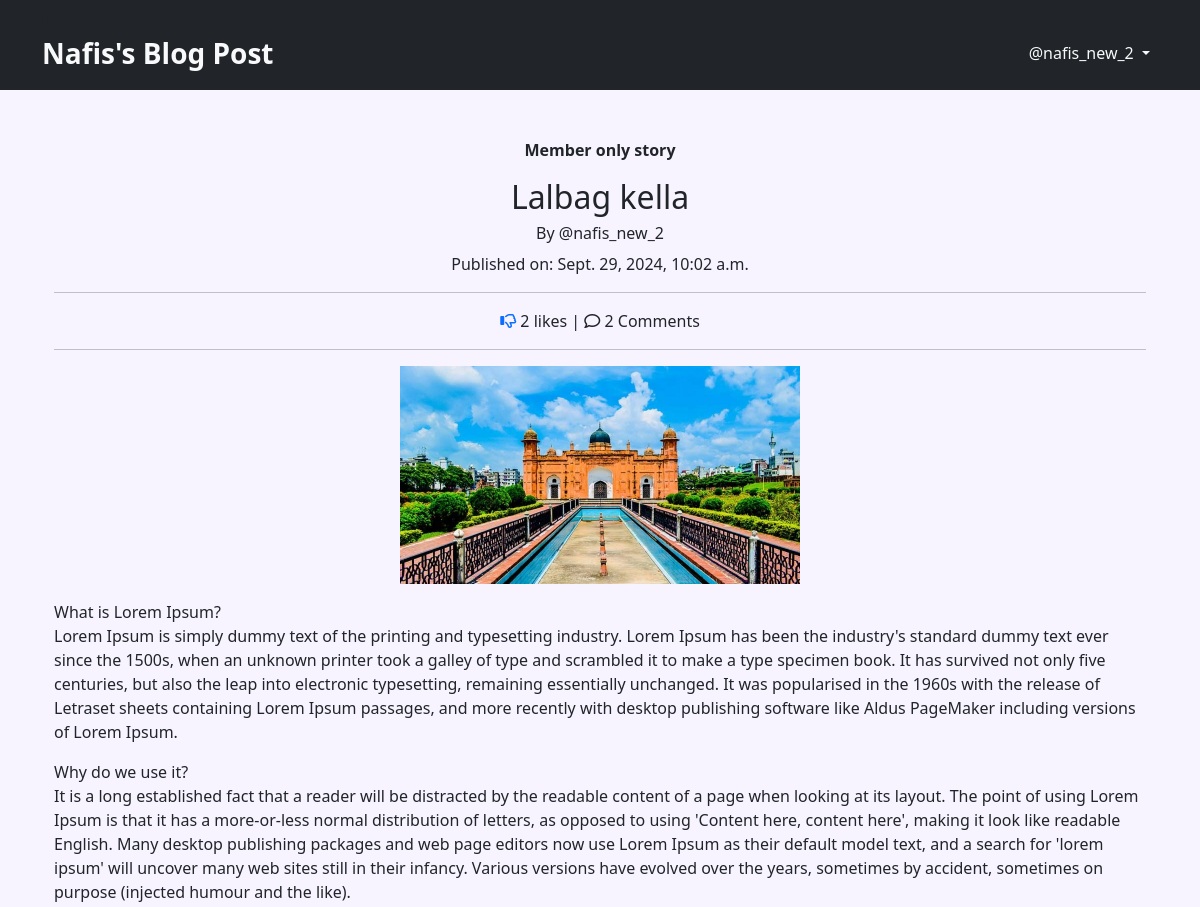
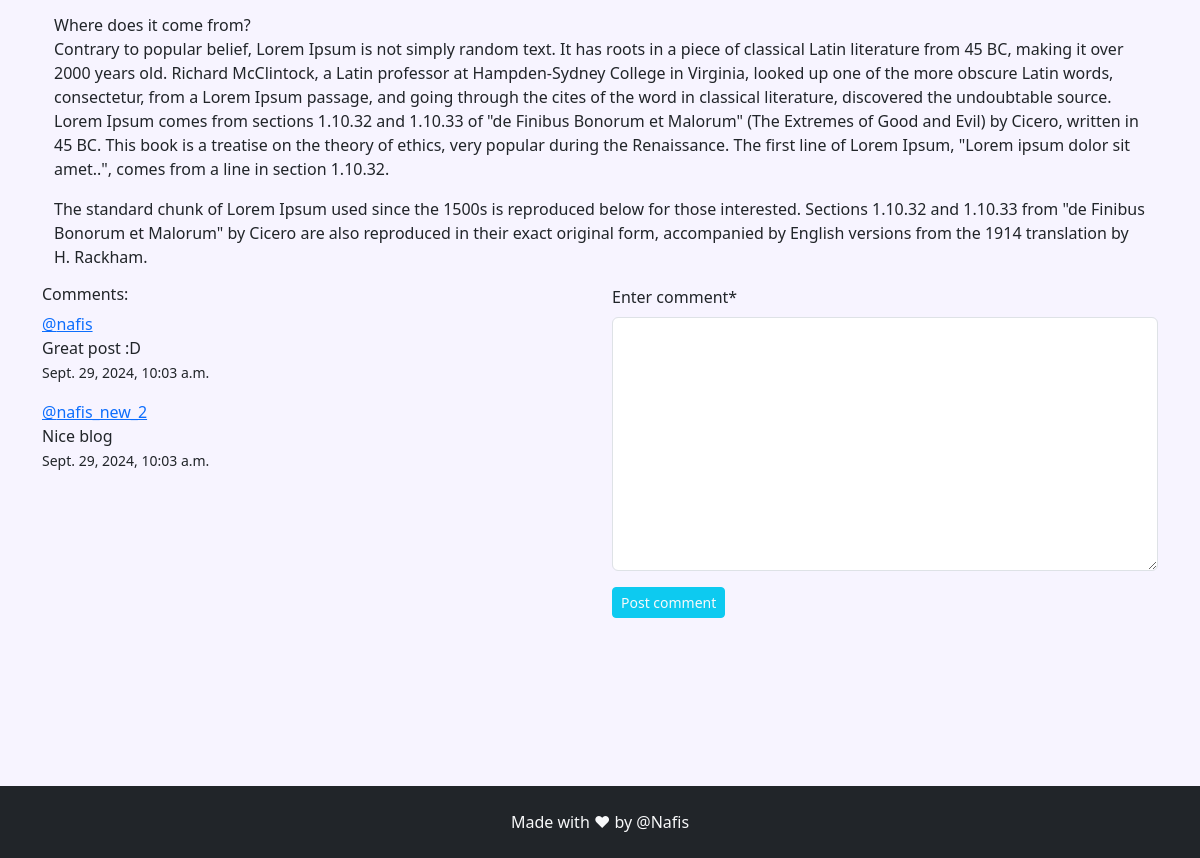
Page /blog/details/Lalbag-kella-8636d762-233f-4ac7-89a6-25f29231feab/ (signed in) on the committed database (2 pictures, top to bottom).
### App_Blog/models.py (models this page shows, shortened)
class Blog(models.Model):
    author = models.ForeignKey(User, on_delete=models.CASCADE, related_name='post_author')
    blog_title = models.CharField(max_length = 264, verbose_name = 'Put a Title')
    slug = models.CharField(max_length = 264, unique = True)
    category = models.CharField(max_length = 255, choices=CATEGORY_CHOICES, default='uncategorized')
    blog_content = models.TextField(verbose_name='What is on your mind?')
    blog_image = models.ImageField(upload_to='blog_images', verbose_name='Image')
    publish_date = models.DateTimeField(auto_now_add = True)
    update_date = models.DateTimeField(auto_now = True)
    class Meta:
        ordering = ['-publish_date']

class Comment(models.Model):
    blog = models.ForeignKey(Blog, on_delete = models.CASCADE, related_name='blog_comment')
    user = models.ForeignKey(User, on_delete = models.CASCADE, related_name='user_comment')
    comment = models.TextField(verbose_name="Enter comment")
    comment_date = models.DateTimeField(auto_now_add = True)
    class Meta:
        ordering = ['-comment_date']
    def __str__(self):
        return self.comment

### App_Blog/views.py (the view, shortened to what this page needs)
# urls.py: path('details/<str:slug>/', views.blog_details, name="blog_details"),
@login_required
def blog_details(request, slug):
    blog = Blog.objects.get(slug=slug)
    comment_form = CommentForm()
    already_liked = Likes.objects.filter(blog=blog, user=request.user)
    if already_liked:
        liked = True
    else:
        liked = False
    return render(request, 'App_Blog/blog_details.html', context={'blog':blog, 'comment_form':comment_form, 'liked':liked})

### App_Blog/forms.py
class CommentForm(forms.ModelForm):
    class Meta:
        model = Comment
        fields = ('comment',)

### templates/App_Blog/blog_details.html (shortened to what this page needs)
{% extends "base.html" %}
{% load crispy_forms_tags %}
{% block body_block %}
<div class="container">
    <p class="fw-bold text-center fs-6">Member only story</p>
    <h2 class="text-center ">{{ blog.blog_title }}</h2>
    <h6 class="text-center ">By @{{blog.author}}</h6>
    <p class="fs-6 text-center ">Published on: {{blog.publish_date}}</p>
    <hr>
        <div class="text-center">
            {% if not liked %}
            <a href="{%url 'App_Blog:liked_post' pk=blog.pk %}"><i class="fa-regular fa-thumbs-up"></i></a>  {{ blog.liked_blog.count }} likes
            {% else %}
            <a href="{%url 'App_Blog:unliked_post' pk=blog.pk %}"><i class="fa-regular fa-thumbs-down"></i></a> {{ blog.liked_blog.count }} likes
            {% endif %}
           | <a><i class="fa-regular fa-comment"></i></a> {{ blog.blog_comment.count }} Comments
        </div>
    <hr>
    <div class="my-3">
        <img src="/media/{{ blog.blog_image }}" alt={{ blog.blog_title }} class="img-fluid mx-auto d-block" width="400">
        <div class="">
            <p class="text-justify">{{blog.blog_content|linebreaks}}</p>
        </div>
    </div>
</div>
 <div class="row">
    <div class="col-sm-6">
        <h6>Comments: </h6>
        {% for comment in blog.blog_comment.all %}
        <p><a href="#"> @{{comment.user}} </a> <br> {{ comment }} <br> <small>{{ comment.comment_date }}</small> </p>
        {% endfor %}
    </div>
    <div class="col-sm-6">
        <form method="POST">
            {{ comment_form|crispy }}
            <button type="submit" class="btn btn-info btn-sm text-light">Post comment</button>
        </form>
        <br>
    </div>
 </div>
{% endblock  %}

### templates/base.html (shortened to what this page needs)
<!DOCTYPE html>
{% load static %}
<html lang="en">
<head>
    <link href="https://cdn.jsdelivr.net/npm/bootstrap@5.3.3/dist/css/bootstrap.min.css" rel="stylesheet">
    <link rel="stylesheet" href="https://cdnjs.cloudflare.com/ajax/libs/font-awesome/6.6.0/css/all.min.css" />
    <link rel="stylesheet" href="{% static 'css/styles.css' %}">
</head>
<body style="background-color:rgba(247, 244, 2371, 1)">
    <nav class="navbar navbar-expand-sm bg-dark navbar-dark">
        <div class="container">
            <li class="nav-item active">
                <a href="{% url 'index' %}" class="nav-link fw-bold text-light fs-3 pb-2">Nafis's Blog Post</a>
            </li>
            <ul class="navbar-nav ms-auto">
                    {% if user.is_authenticated %}
                    <li class="nav-item dropdown">
                        <a class="nav-link dropdown-toggle mt-3 text-light" href="#" role="button" data-bs-toggle="dropdown" aria-expanded="false">
                          @{{ user.username }}
                        </a>
                      </li>
                    {% endif %}
            </ul>
        </div>
    </nav>
    <div class="container pt-5">
        {% block body_block %}
        {% endblock  %}
    </div>
    <footer class="text-center bg-dark py-2 " style="max-height:100vh;margin-top:18vh">
        <p class="text-light pt-3">Made with &#10084; by @Nafis</p>
    </footer>
</body>
</html>

### rows in the picture
Blog: blog_title "Lalbag kella", author "nafis_new_2", publish_date "Sept. 29, 2024, 10:02 a.m.", liked_blog.count "2", blog_comment.count "2", blog_image (picture), blog_content "What is Lorem Ipsum? Lorem Ipsum is simply dummy text of the printing and typesetting industry. Lorem Ipsum has been the industry's standard dummy text ever since the 1500s, when an unknown printer took a galley of type and scrambled it to make a type specimen book. It has survived not only five centuries, but also the leap into electronic typesetting, remaining essentially unchanged. It was popularised in the 1960s with the release of Letraset sheets containing Lorem Ipsum passages, and more recently with desktop publishing software like Aldus PageMaker including versions of Lorem Ipsum. Why do we use it? It is a long established fact that a reader will be distracted by the readable…"
Comment: user "nafis", comment "Great post :D", comment_date "Sept. 29, 2024, 10:03 a.m."
Comment: user "nafis_new_2", comment "Nice blog", comment_date "Sept. 29, 2024, 10:03 a.m."

### other values in the picture
{{ user.username }} "nafis_new_2"
